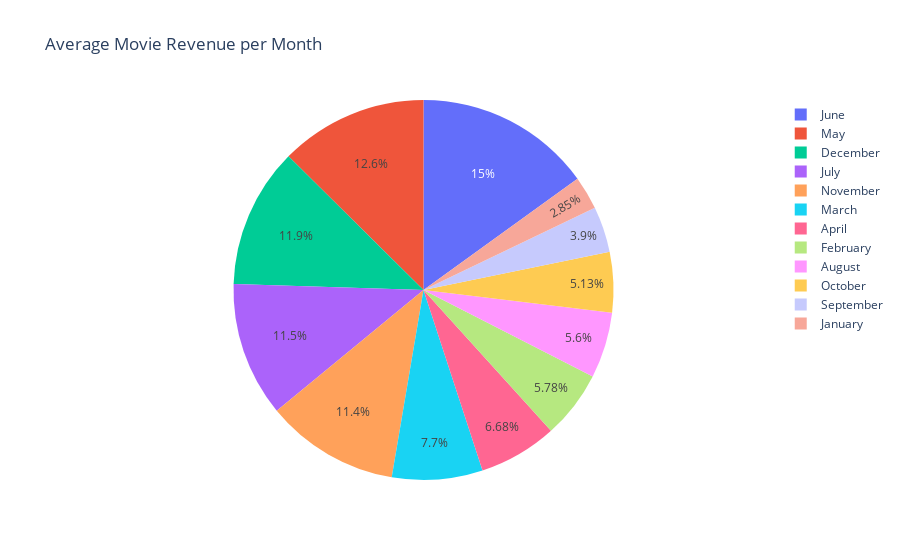

Notebook code cell kept with this figure:
### Markdown cell above
(h) Checking the average movie budget per month

### Code cell
pie_chart(new_m)

### Figure 1 — Plotly figure (JSON) as saved in the notebook; plotly's stock layout.template omitted (floating-point values rounded to 4 significant figures)
{"data": [{"domain": {"x": [0, 1], "y": [0, 1]}, "hovertemplate": "release_month=%{label}<br>revenue=%{value}<extra></extra>", "labels": ["April", "August", "December", "February", "January", "July", "June", "March", "May", "November", "October", "September"], "legendgroup": "", "name": "", "showlegend": true, "type": "pie", "values": [33120000.0, 27750000.0, 59100000.0, 28650000.0, 14110000.0, 56800000.0, 74560000.0, 38190000.0, 62370000.0, 56380000.0, 25460000.0, 19330000.0]}], "layout": {"legend": {"tracegroupgap": 0}, "title": {"text": "Average Movie Revenue per Month"}}}
